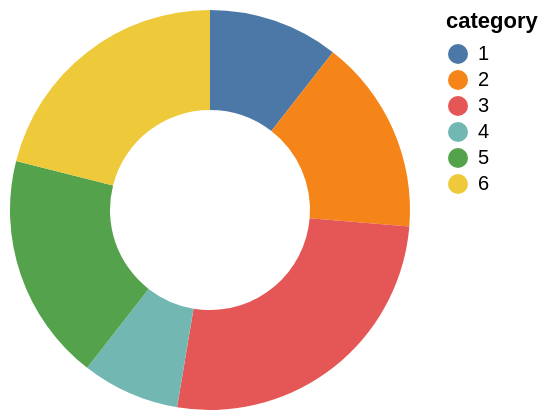

This figure's Vega-Lite source:
### Vega specification from a JSON file in a GitHub repository (floating-point values rounded to 4 significant figures)
{"$schema": "https://vega.github.io/schema/vega/v5.json", "description": "A simple donut chart with embedded data.", "background": "white", "padding": 5, "width": 200, "height": 200, "style": "cell", "encode": {"update": {"stroke": {"value": null}}}, "data": [{"name": "source_0", "values": [{"category": 1, "value": 4}, {"category": 2, "value": 6}, {"category": 3, "value": 10}, {"category": 4, "value": 3}, {"category": 5, "value": 7}, {"category": 6, "value": 8}]}, {"name": "data_0", "source": "source_0", "transform": [{"type": "stack", "groupby": [], "field": "value", "sort": {"field": ["category"], "order": ["ascending"]}, "as": ["value_start", "value_end"], "offset": "zero"}, {"type": "filter", "expr": "isValid(datum[\"value\"]) && isFinite(+datum[\"value\"])"}]}], "marks": [{"name": "marks", "type": "arc", "style": ["arc"], "from": {"data": "data_0"}, "encode": {"update": {"innerRadius": {"value": 50}, "fill": {"scale": "color", "field": "category"}, "description": {"signal": "\"value\" + \": \" + (format(datum[\"value\"], \"\")) + \"; \" + \"category\" + \": \" + (isValid(datum[\"category\"]) ? datum[\"category\"] : \"\"+datum[\"category\"])"}, "x": {"signal": "width", "mult": 0.5}, "y": {"signal": "height", "mult": 0.5}, "outerRadius": {"signal": "min(width,height)/2"}, "startAngle": {"scale": "theta", "field": "value_end"}, "endAngle": {"scale": "theta", "field": "value_start"}}}}], "scales": [{"name": "theta", "type": "linear", "domain": {"data": "data_0", "fields": ["value_start", "value_end"]}, "range": [0, 6.283], "zero": true}, {"name": "color", "type": "ordinal", "domain": {"data": "data_0", "field": "category", "sort": true}, "range": "category"}], "legends": [{"fill": "color", "symbolType": "circle", "title": "category"}]}
